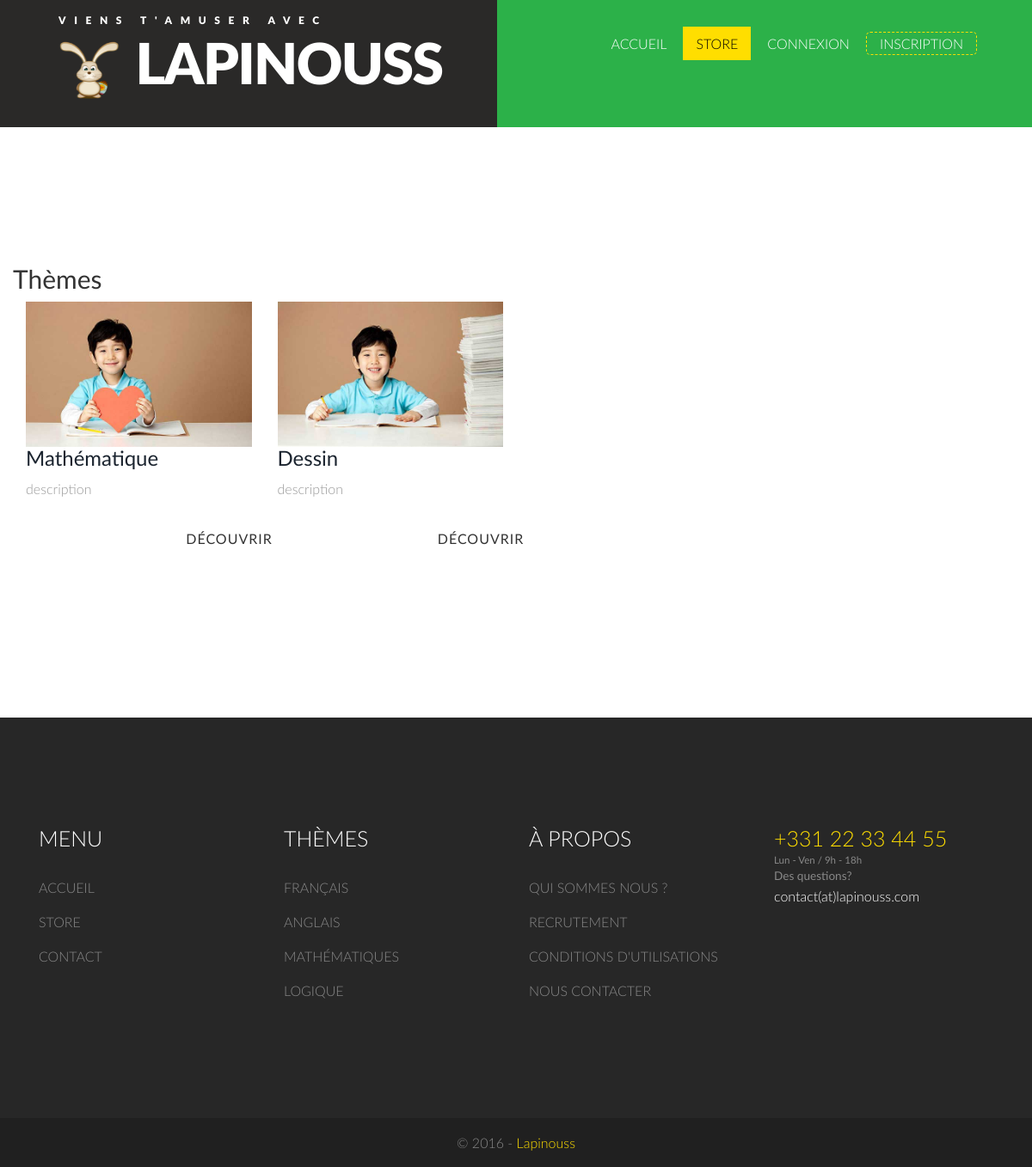
Before: /game/store with the older database file.
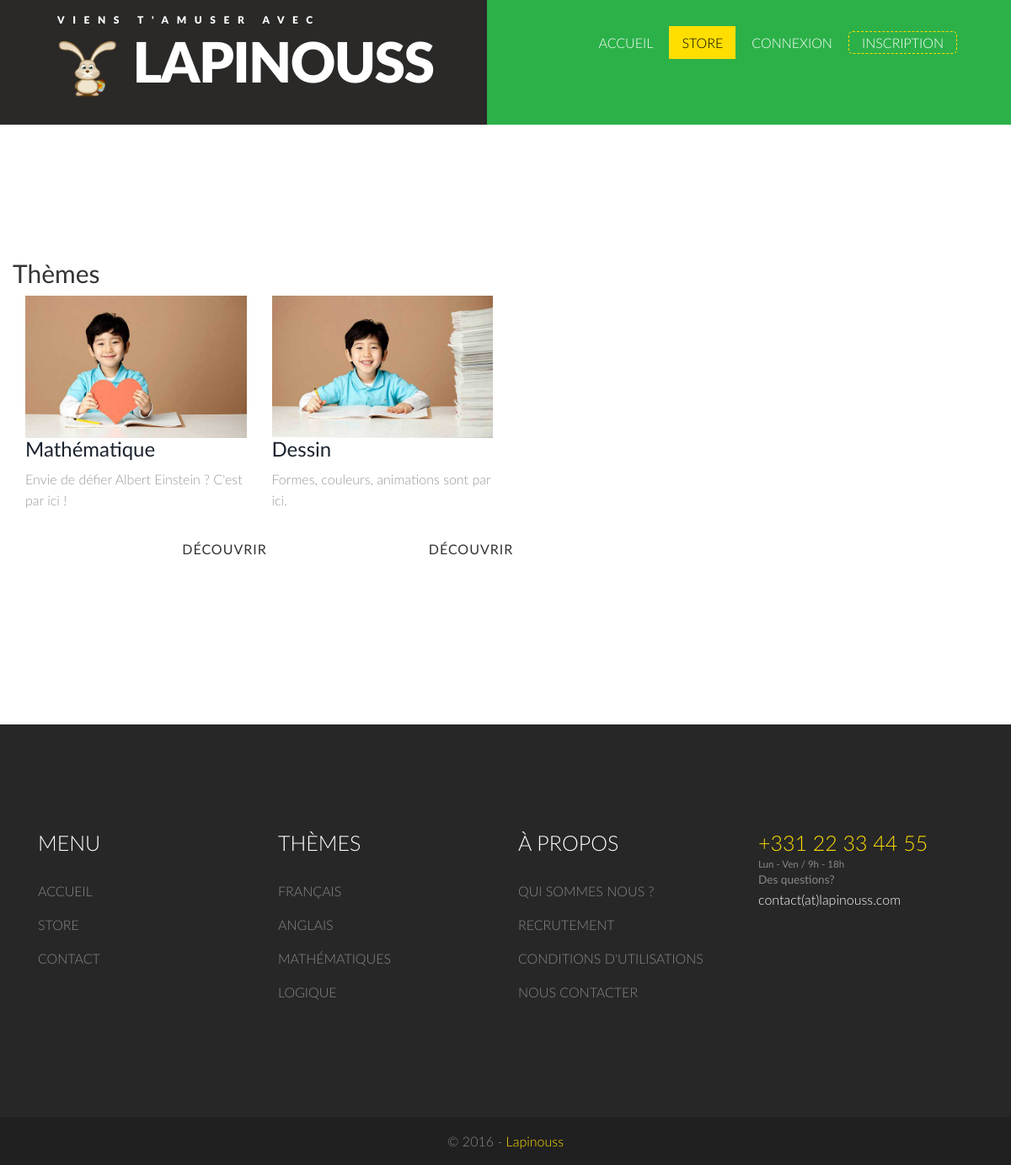
After: the same page with the newer database file.
### tables this page shows
CREATE TABLE IF NOT EXISTS `game_type` (
  `id_game_type` INT(11) NOT NULL AUTO_INCREMENT,
  `name` VARCHAR(50) NULL DEFAULT NULL,
  `description` VARCHAR(300) NOT NULL,
  PRIMARY KEY (`id_game_type`));

### repositories/database_layer.php (called while the page is built, shortened)
<?php
    class DatabaseLayer {
        private static $_db = null;
        private function __construct() {
            try {
                self::$_db = new PDO(
                    'mysql:host=' . DB_HOST . ';dbname=' . DB_NAME,
                    DB_USER,
                    DB_PASS,
                    array(PDO::ATTR_PERSISTENT => true)
                );
            }
            catch (PDOException $e) {
                echo $e->getMessage();
            }
        }
        public static function getInstance() {
            return self::$_db;
        }
    }

### repositories/base_repository.php (called while the page is built, shortened)
<?php
    require_once 'database_layer.php';
    abstract class BaseRepository {
        protected function __construct() {
            $this->db = DatabaseLayer::getInstance();
        }
    }

### repositories/game_type_repository.php (called while the page is built, shortened)
<?php
    require_once 'base_repository.php';
    require_once 'account_repository.php';
    require_once 'game_repository.php';
    class GameTypeRepository extends BaseRepository {
        private $gameRepository;
        public function __construct() {
            $this->gameRepository = new GameRepository();
        }
        public function all(Account $account = null) {
            $game_types = $this->db->prepare(GameTypeQueries::ALL);
            if (!$game_types || ($game_types instanceof PDOException) || !$game_types->execute())
                return null;
            $game_types = $game_types->fetchAll(PDO::FETCH_CLASS, 'GameType');
            foreach ($game_types as $game_type) {
                $game_type->games = $this->gameRepository->findAllByType($game_type->id_game_type);
            }
            return $game_types;
        }
    }

### repositories/game_repository.php (called while the page is built, shortened)
<?php
    require_once 'base_repository.php';
    require_once 'account_repository.php';
    require_once 'comment_repository.php';
    class GameRepository extends BaseRepository {
        private $commentRepository;
        public function __construct() {
            $this->commentRepository = new CommentRepository();
        }
        public function findAllByType($id_game_type, Account $account = null) {
            $games = $this->db->prepare(GameQueries::FIND_ALL_BY_TYPE);
            $games->bindParam(':id_game_type', $id_game_type, PDO::PARAM_INT);
            if (!$games || ($games instanceof PDOException) || !$games->execute())
                return null;
            $games = $games->fetchAll(PDO::FETCH_CLASS, 'Game');
            foreach ($games as $game) {
                $game->comments = $this->commentRepository->findByGameId($game->id_game);
            }
            return $games;
        }
    }

### repositories/comment_repository.php (called while the page is built, shortened)
<?php
    require_once 'base_repository.php';
    class CommentRepository extends BaseRepository {
        private $accountRepository;
        public function __construct() {
            $this->accountRepository = new AccountRepository();
        }
        public function findByGameId($id_game) {
            $comments = $this->db->prepare(CommentQueries::FIND_BY_GAME_ID);
            $comments->bindParam(':id_game', $id_game, PDO::PARAM_INT);
            if (!$comments || ($comments instanceof PDOException) || !$comments->execute())
                return null;
            $comments = $comments->fetchAll(PDO::FETCH_CLASS, 'Comment');
            foreach ($comments as $comment) {
                $comment->account = $comment->account = $this->accountRepository->findById($comment->id_account);
            }
            return $comments;
        }
    }

### repositories/account_repository.php (called while the page is built, shortened)
<?php
    require_once 'base_repository.php';
    class AccountRepository extends BaseRepository {
        public function findById($id_account) {
            $account = $this->db->prepare(AccountQueries::FIND_BY_ID);
            $account->bindParam(':id_account', $id_account, PDO::PARAM_INT);
            if (!$account || ($account instanceof PDOException) || !$account->execute())
                return null;
            return $account->fetchObject('Account');
        }
    }

### views/pages/game/store.php (the view, shortened to what the changed rows need)
<div class="grid_4">
	<div class="container-fluid">
		<h2>Th&egrave;mes</h2>
		<?php
		if ($game_types != null)
		foreach ($game_types as $game_type) {
			?>
			<div class="col-sm-3">
				<div class="view view-first">
					<img src="resources/images/tiles/tutorial/<?php echo $game_type->id_game_type; ?>.jpg" class="img-responsive" alt=""/>
				</div>
				<h3><a href="<? echo action('game', 'store', 'type', $game_type->id_game_type); ?>" id="<?php echo $game_type->id_game_type;?>"><?php echo $game_type->name; ?></a></h3>
				<p class="service_desc"><?php echo $game_type->description; ?><br /></p>
				<div class="row">
					<?php
					if ($game_type->isAlreadyBought) {
						?>
						<div class="col-sm-6"><a href="<?php echo action('game', 'store', 'type', $game_type->id_game_type); ?>" class="btn1">Explorer</a></div>
						<div class="col-sm-6">
							<?php
							if (isset($_SESSION['user']) && $_SESSION['user'] instanceof Account) {
								echo '<a href="' . action('game', 'delete', 'type', $game_type->id_game_type) . '" class="btn1">Supprimer</a>';
							}
							?>
						</div>
						<?php
					}
					else {
						?>
						<div class="col-sm-6">
						</div>
						<div class="col-sm-6"><a href="<?php echo action('game', 'store', 'type', $game_type->id_game_type); ?>" class="btn1">D&eacute;couvrir</a></div>
						<?php
					}
					?>
				</div>
			</div>
			<?php
		}
		?>
	</div>
</div>

Changed rows visible on the page:
changed game_type "Mathématique": description "description" → "Envie de défier Albert Einstein ? C'est par ici !"
changed game_type "Dessin": description "description" → "Formes, couleurs, animations sont par ici."
